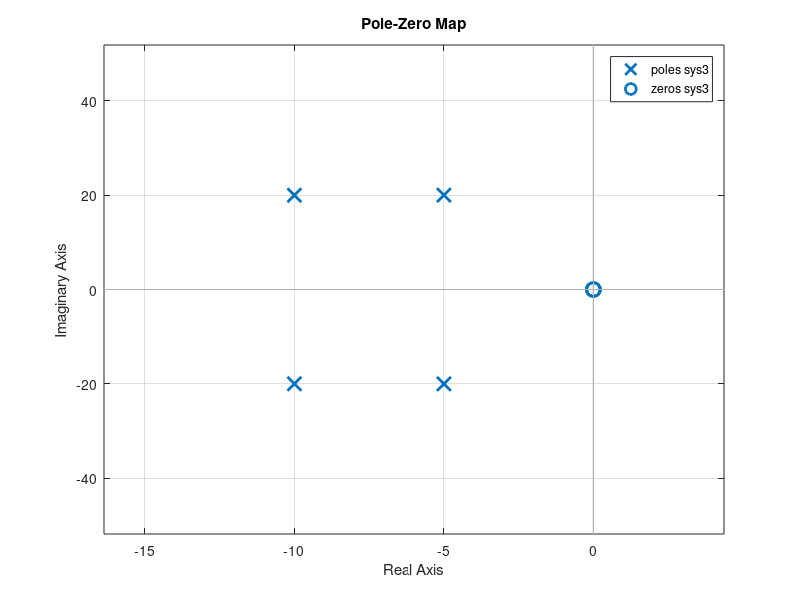

The MATLAB source for this figure:
%% Title:Control System-Second Order System: Horizontal shifting
%Author:ShivaKumar Naga Vankadhara
%PS No:99003727
%Date:10/04/2021
%Version:1.4

%%
% First set of poles
zeros = 0;
poles = [-10+20i -10-20i];
gain = 1;
sys1 = zpk(zeros,poles,gain);
hold on
pzmap(sys1)
[wn,zeta]=damp(sys1)
   
% Second set of poles
zeros = 0;
poles = [-20+20i -20-20i];
gain = 1;
sys2 = zpk(zeros,poles,gain);
hold on
pzmap(sys2)
[wn,zeta]=damp(sys2)

% Third set of poles
zeros = 0;
poles = [-5+20i -5-20i];
gain = 1;
sys3 = zpk(zeros,poles,gain);
pzmap(sys3)
[wn,zeta]=damp(sys3)

%% Analysis: Horizontal movement of pole analysis:
% 1.The Pole pair which is nearer to the imaginary axis have lesser damping
% ratio which says that it must not more stable.
% 2.The pole pair which is far away to the imaginary axis have higher
% damping ratio which shows the system stability.
% 3.When the pole pair is far away from the imaginary axis(i.e.leftside)
% the system has higher frequency when compared to the other two set of
% poles which is nearer to the imaginary axis 
% 4.As all the set of poles have zeta values lying in the range of [0-1]
% so they have a complex conjugate roots.
% 5.The overshoot,damping of all the pole pairs are inversly proportional
% to each other in the given range of poles.
% 6.If overshoot is high rise time is less that means the system is fast.
